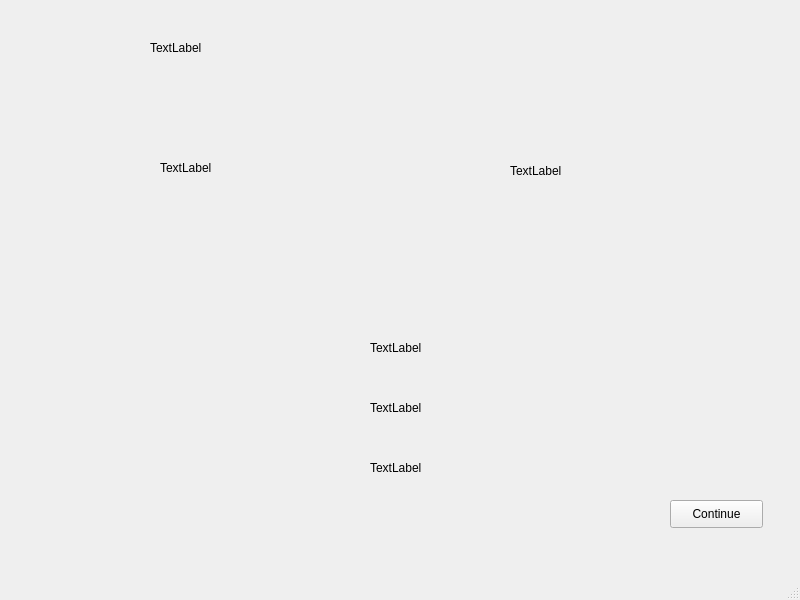
<?xml version="1.0" encoding="UTF-8"?>
<ui version="4.0">
 <class>ResultWidget</class>
 <widget class="QMainWindow" name="ResultWidget">
  <property name="geometry">
   <rect>
    <x>0</x>
    <y>0</y>
    <width>800</width>
    <height>600</height>
   </rect>
  </property>
  <property name="minimumSize">
   <size>
    <width>800</width>
    <height>600</height>
   </size>
  </property>
  <property name="maximumSize">
   <size>
    <width>800</width>
    <height>600</height>
   </size>
  </property>
  <property name="windowTitle">
   <string>来看看你的成绩吧~(*≧︶≦))(￣▽￣* )ゞ</string>
  </property>
  <property name="windowIcon">
   <iconset resource="testres/testres.qrc">
    <normaloff>:/test/nku.png</normaloff>:/test/nku.png</iconset>
  </property>
  <widget class="QWidget" name="centralwidget">
   <widget class="QPushButton" name="ContinueBtn">
    <property name="geometry">
     <rect>
      <x>670</x>
      <y>500</y>
      <width>93</width>
      <height>28</height>
     </rect>
    </property>
    <property name="text">
     <string>Continue</string>
    </property>
   </widget>
   <widget class="QLabel" name="label">
    <property name="geometry">
     <rect>
      <x>150</x>
      <y>40</y>
      <width>72</width>
      <height>15</height>
     </rect>
    </property>
    <property name="text">
     <string>TextLabel</string>
    </property>
   </widget>
   <widget class="QLabel" name="label_2">
    <property name="geometry">
     <rect>
      <x>160</x>
      <y>160</y>
      <width>72</width>
      <height>15</height>
     </rect>
    </property>
    <property name="text">
     <string>TextLabel</string>
    </property>
   </widget>
   <widget class="QLabel" name="label_3">
    <property name="geometry">
     <rect>
      <x>510</x>
      <y>60</y>
      <width>221</width>
      <height>221</height>
     </rect>
    </property>
    <property name="text">
     <string>TextLabel</string>
    </property>
   </widget>
   <widget class="QLabel" name="label_4">
    <property name="geometry">
     <rect>
      <x>370</x>
      <y>340</y>
      <width>72</width>
      <height>15</height>
     </rect>
    </property>
    <property name="text">
     <string>TextLabel</string>
    </property>
   </widget>
   <widget class="QLabel" name="label_5">
    <property name="geometry">
     <rect>
      <x>370</x>
      <y>400</y>
      <width>72</width>
      <height>15</height>
     </rect>
    </property>
    <property name="text">
     <string>TextLabel</string>
    </property>
   </widget>
   <widget class="QLabel" name="label_6">
    <property name="geometry">
     <rect>
      <x>370</x>
      <y>460</y>
      <width>72</width>
      <height>15</height>
     </rect>
    </property>
    <property name="text">
     <string>TextLabel</string>
    </property>
   </widget>
  </widget>
  <widget class="QMenuBar" name="menubar">
   <property name="geometry">
    <rect>
     <x>0</x>
     <y>0</y>
     <width>800</width>
     <height>26</height>
    </rect>
   </property>
  </widget>
  <widget class="QStatusBar" name="statusbar"/>
 </widget>
 <resources>
  <include location="testres/testres.qrc"/>
 </resources>
 <connections/>
</ui>
